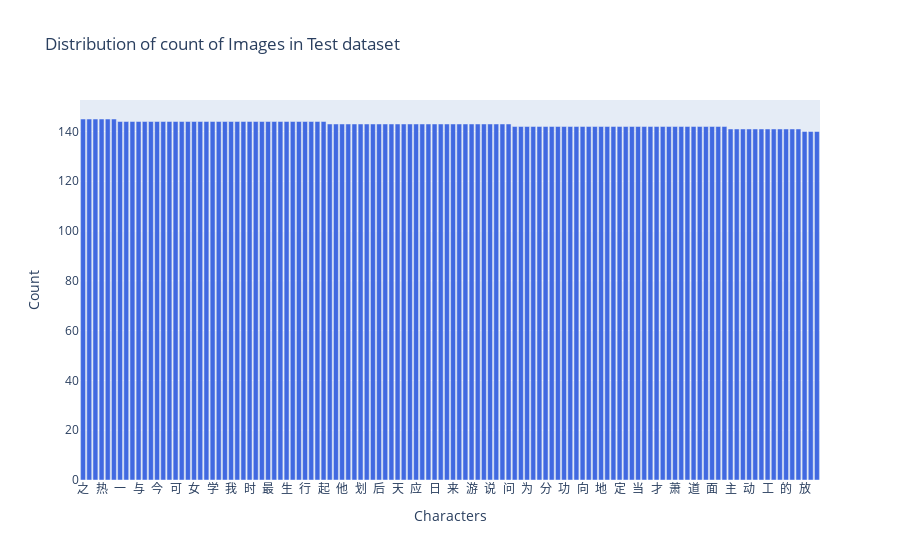

Notebook cell for this chart:
### Code cell
count_of_each_character("Test")

### Figure 1 — Plotly figure (JSON) as saved in the notebook; plotly's stock layout.template omitted (floating-point values rounded to 4 significant figures)
{"data": [{"marker": {"color": "royalblue"}, "type": "bar", "x": ["一", "上", "下", "不", "与", "个", "中", "为", "主", "之", "也", "了", "事", "于", "人", "今", "他", "以", "们", "会", "但", "你", "做", "出", "分", "划", "前", "力", "功", "动", "原", "发", "只", "可", "各", "同", "后", "向", "听", "和", "四", "因", "国", "在", "地", "外", "大", "天", "女", "好", "如", "子", "学", "安", "定", "对", "小", "就", "工", "常", "年", "应", "当", "得", "心", "必", "想", "成", "我", "所", "手", "才", "排", "放", "旅", "日", "时", "明", "是", "最", "有", "本", "来", "每", "水", "洒", "游", "点", "热", "然", "物", "现", "生", "的", "看", "知", "种", "第", "而", "能", "自", "萧", "虽", "行", "要", "计", "说", "课", "起", "过", "还", "这", "进", "道", "都", "里", "问", "面", "须", "高"], "y": [144, 144, 144, 142, 144, 142, 143, 142, 141, 145, 144, 143, 141, 145, 144, 144, 143, 143, 143, 141, 142, 144, 144, 142, 142, 143, 142, 142, 142, 141, 143, 141, 143, 144, 142, 142, 143, 142, 142, 143, 141, 144, 142, 145, 142, 143, 144, 143, 144, 142, 144, 144, 144, 142, 142, 142, 142, 143, 141, 143, 144, 143, 142, 141, 143, 142, 144, 142, 144, 143, 144, 142, 144, 140, 141, 143, 144, 144, 144, 144, 143, 143, 143, 144, 143, 143, 143, 140, 145, 144, 142, 140, 144, 141, 145, 145, 143, 141, 142, 144, 144, 142, 143, 144, 144, 142, 143, 144, 144, 142, 141, 143, 143, 142, 142, 142, 143, 142, 142, 142]}], "layout": {"barmode": "group", "legend": {"title": {"text": "Legend"}}, "title": {"text": "Distribution of count of Images in Test dataset"}, "xaxis": {"categoryorder": "total descending", "tickangle": 0, "title": {"text": "Characters"}}, "yaxis": {"title": {"text": "Count"}}}}
